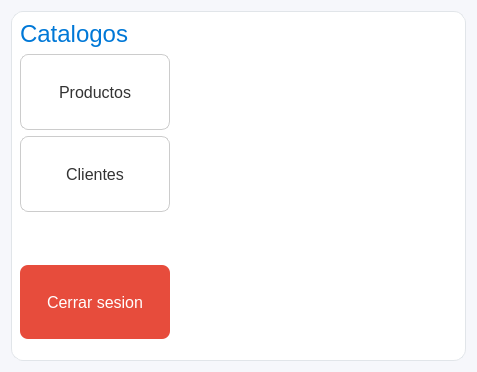
<?xml version="1.0" encoding="UTF-8"?>
<ui version="4.0">
 <class>Dialog</class>
 <widget class="QDialog" name="Dialog">
  <property name="geometry">
   <rect>
    <x>0</x>
    <y>0</y>
    <width>477</width>
    <height>372</height>
   </rect>
  </property>
  <property name="windowTitle">
   <string>Dialog</string>
  </property>
  <property name="styleSheet">
   <string notr="true">QDialog {
    background-color: #f6f7fb;
    color: #333333;
    font-family: &quot;Segoe UI Variable&quot;, &quot;Roboto&quot;, &quot;Open Sans&quot;, sans-serif;
    font-size: 16px;
    font-weight: 300;
}

/* === Widget principal === */
QWidget#widget {
    background-color: #ffffff;
    border-radius: 12px;
    border: 1px solid #e1e5e9;
}

/* === Botones === */
QPushButton#boton_productos, 
QPushButton#boton_clientes {
    background-color: #ffffff;
    color: #333333;
    border: 1px solid #cccccc;
    border-radius: 8px;
    padding: 12px 20px;
    font-weight: 400;
    font-size: 16px;
    min-height: 50px;
}

QPushButton#boton_productos:hover, 
QPushButton#boton_clientes:hover {
    background-color: #0078d7;
    color: #ffffff;
    border: 1px solid #0078d7;
}

QPushButton#boton_salir {
    background-color: #e74c3c;
    color: white;
    border: none;
    border-radius: 8px;
    padding: 12px 20px;
    font-weight: 400;
    font-size: 16px;
    min-height: 50px;
}

/* === Labels === */
QLabel#label_2 {
    color: #0078d7;
    font-size: 24px;
    font-weight: 400;
}</string>
  </property>
  <layout class="QVBoxLayout" name="verticalLayout">
   <item>
    <widget class="QWidget" name="widget" native="true">
     <layout class="QVBoxLayout" name="verticalLayout_2">
      <item>
       <widget class="QLabel" name="label_2">
        <property name="text">
         <string>Catalogos</string>
        </property>
       </widget>
      </item>
      <item>
       <widget class="QPushButton" name="boton_productos">
        <property name="minimumSize">
         <size>
          <width>150</width>
          <height>50</height>
         </size>
        </property>
        <property name="maximumSize">
         <size>
          <width>80</width>
          <height>16777215</height>
         </size>
        </property>
        <property name="text">
         <string>Productos</string>
        </property>
       </widget>
      </item>
      <item>
       <widget class="QPushButton" name="boton_clientes">
        <property name="minimumSize">
         <size>
          <width>150</width>
          <height>50</height>
         </size>
        </property>
        <property name="maximumSize">
         <size>
          <width>80</width>
          <height>16777215</height>
         </size>
        </property>
        <property name="text">
         <string>Clientes</string>
        </property>
       </widget>
      </item>
      <item>
       <spacer name="verticalSpacer_2">
        <property name="orientation">
         <enum>Qt::Vertical</enum>
        </property>
        <property name="sizeHint" stdset="0">
         <size>
          <width>20</width>
          <height>40</height>
         </size>
        </property>
       </spacer>
      </item>
      <item>
       <widget class="QPushButton" name="boton_salir">
        <property name="minimumSize">
         <size>
          <width>150</width>
          <height>20</height>
         </size>
        </property>
        <property name="maximumSize">
         <size>
          <width>80</width>
          <height>40</height>
         </size>
        </property>
        <property name="text">
         <string>Cerrar sesion</string>
        </property>
       </widget>
      </item>
      <item>
       <spacer name="verticalSpacer">
        <property name="orientation">
         <enum>Qt::Vertical</enum>
        </property>
        <property name="sizeHint" stdset="0">
         <size>
          <width>20</width>
          <height>40</height>
         </size>
        </property>
       </spacer>
      </item>
     </layout>
    </widget>
   </item>
  </layout>
 </widget>
 <resources/>
 <connections/>
</ui>
